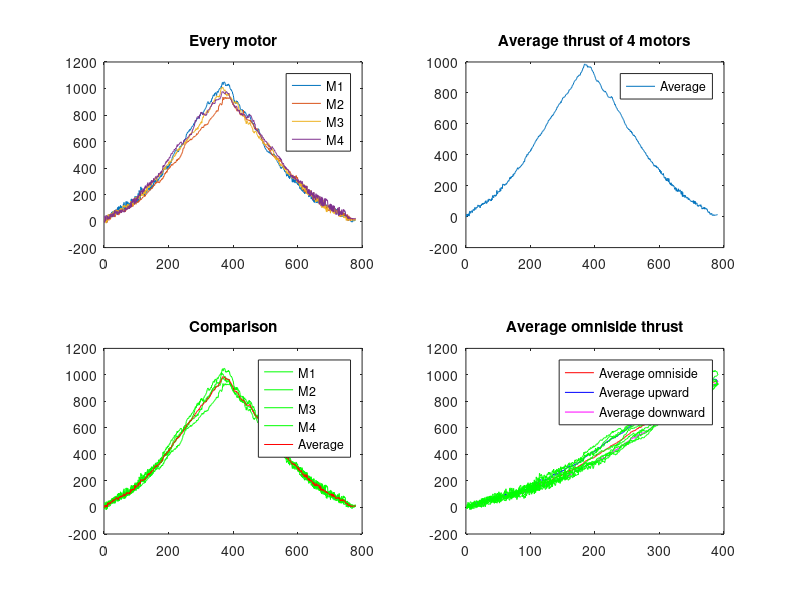

The MATLAB source for this figure: (Note: this script raises an error after producing the figure.)
clear, close all
% divide by a_mean to get thrust value (g)
a_mean = 1.6919;

M1 = load('M1.mat');
M2 = load('M2.mat');
M3 = load('M3.mat');
M4 = load('M4.mat');

% calculating average base from first 70 samples and subtracting it
M1.dataTab = M1.dataTab - mean(M1.dataTab([1:70]));
M2.dataTab = M2.dataTab - mean(M2.dataTab([1:70]));
M3.dataTab = M3.dataTab - mean(M3.dataTab([1:70]));
M4.dataTab = M4.dataTab - mean(M4.dataTab([1:70]));
% getting rid of useless samples at beginning
M1.dataTab = M1.dataTab([76:end]);
M2.dataTab = M2.dataTab([78:end]);
M3.dataTab = M3.dataTab([74:end]);
M4.dataTab = M4.dataTab([193:end]); 
% getting rid of useless samples at the end
M1.dataTab = M1.dataTab([1:780])/a_mean;
M2.dataTab = M2.dataTab([1:780])/a_mean;
M3.dataTab = M3.dataTab([1:780])/a_mean;
M4.dataTab = M4.dataTab([1:780])/a_mean; 

figure
subplot(2,2,1);
plot(M1.dataTab); hold on
plot(M2.dataTab); hold on
plot(M3.dataTab); hold on
plot(M4.dataTab); hold on
legend('M1', 'M2', 'M3', 'M4');
title("Every motor");
hold off

for i = 1:1:780
    average_thrust(i) = (M1.dataTab(i)+M2.dataTab(i)+M3.dataTab(i)+M4.dataTab(i))/4;
end

subplot(2,2,2);
plot(average_thrust);
legend('Average');
title("Average thrust of 4 motors");

subplot(2,2,3);
plot(M1.dataTab, "g"); hold on
plot(M2.dataTab, "g"); hold on
plot(M3.dataTab, "g"); hold on
plot(M4.dataTab, "g"); hold on
plot(average_thrust, "r");
legend('M1', 'M2', 'M3', 'M4', 'Average');
title("Comparison");

subplot(2,2,4);
average_omniside_thrust = (average_thrust([1:390]) + flip(average_thrust([391:end])))/2; % curve fit for this array
plot(average_omniside_thrust, "r"); hold on
plot(average_thrust([1:390]), "b"); hold on
plot(flip(average_thrust([390:end])), "m"); hold on
plot(M1.dataTab([1:390]), "g"); hold on
plot(M2.dataTab([1:390]), "g"); hold on
plot(M3.dataTab([1:390]), "g"); hold on
plot(M4.dataTab([1:390]), "g"); hold on
plot(flip(M1.dataTab([390:end])), "g"); hold on
plot(flip(M2.dataTab([390:end])), "g"); hold on
plot(flip(M3.dataTab([390:end])), "g"); hold on
plot(flip(M4.dataTab([390:end])), "g"); hold on

%pwm = linspace(1000,2000,100); %[1000:10:2000]  or  linspace(1000,2000,100)

legend('Average omniside', 'Average upward', 'Average downward');
title("Average omniside thrust");

hold off

% figure
% subplot(2,2,1);
% plot(M1.dataTab([1:370])); hold on
% plot(M2.dataTab([1:370])); hold on
% plot(M3.dataTab([1:370])); hold on
% plot(M4.dataTab([1:370])); hold on
% 
% subplot(2,2,2);
% plot(M1.dataTab([380:end])); hold on
% plot(M2.dataTab([380:end])); hold on
% plot(M3.dataTab([380:end])); hold on
% plot(M4.dataTab([380:end])); hold on
% 
% hold off
%close all

pwm = [0:1:389];        %[1:1:390]

fo = fitoptions('Method','NonlinearLeastSquares',...
               'Lower',[0,0],...
               'Upper',[Inf,max(average_omniside_thrust)],...
               'StartPoint',[0 0]);
ft = fittype('a*x^2+b*x+c','problem','c','options',fo);
f = fit(pwm',average_omniside_thrust',ft,'problem',3);
% options.StartPoint = [10 1 3];
% options.Lower = [0 -Inf 0];
% ft = fittype('b*x^2+c*x+a');
% f = fit(pwm',average_omniside_thrust',ft);
%f = polyfit(pwm',average_omniside_thrust',10)
figure;
subplot(4,4,[1 2 5 6]);
plot(f,pwm',average_omniside_thrust');
grid minor
syms F

f = 0.003537*F^2 + 1.225*F;
% inversed function to use in controller
f = finverse(f);
% input F = {0; 1000};
%PWM = 950;
%PWM = PWM*390/1000;
% recomputing function
%PWM_d = 0.003537*PWM^2 + 1.225*PWM;
%pwm_d = (288230376151711744*((2038941680897209*F)/144115188075855872 + 2401/1600)^(1/2))/2038941680897209 - 1765411053929234432/10194708404486045;
% output pwm_function = {1000; 2000};
%PWM_d = PWM_d*950/1000 + 1000;

% funkcja do modelu
for PWM_d = 1000:2000
    %PWM_scaled = i*390/1000-390;
    F = 0.003537*(PWM_d*390/1000-390)^2 + 1.225*(PWM_d*390/1000-390);
    F_vec(PWM_d+1,1) = F;
end
% funkcja do sterownika
for F_d = 0:1000
    PWM = (2882303761517117440000*((3101230296644654889*F_d)/1441151880758558720000 + 3651921/16000000)^(1/2))/3101230296644654889 + 44210504476406462360/79518725554991151;
    PWM_vec(F_d+1,1) = PWM;
end
subplot(4,4,[3 7]);
plot(F_vec);
xlabel('PWM');
ylabel('Thrust');
legend('PWM to thrust');
title('PWM to thrust');
hold on 
subplot(4,4,[4 8]);
plot(PWM_vec);
xlabel('Thrust');
ylabel('PWM');
legend('Thrust to PWM');
title('Thrust to PWM');